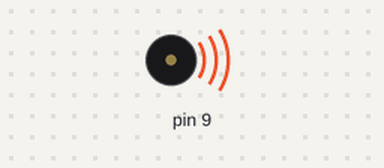
A sketch run on a simulated Arduino Uno, built with avr-gcc and run on an emulated ATmega328P. Parts: buzzer (waves = sounding).

Above: at 0.5 s.
At 3.7 s:
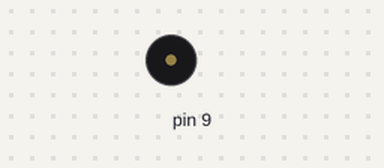
Timing chart, 0 to 4.6 s (numbered marks = the images above):
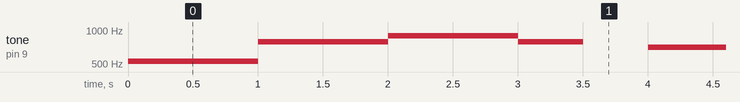

The sketch:

buzzer.ino
```cpp
int t = 500;
int me = 500;

void setup()
{
  pinMode(9, OUTPUT);
}

void loop()
{
  //do
  tone(9, 528, me);
  delay(t);

  tone(9, 528, me);
  delay(t);

  //SOL
  tone(9, 790.94, me);
  delay(t);

  tone(9, 790.94, me);
  delay(t);


  //LA
  tone(9, 888.1, me);
  delay(t);

  tone(9, 888.1, me);
  delay(t);

  //SOL
  tone(9, 790.94, me);
  delay(1000);

  //FA
  tone(9, 704.88, me);
  delay(t);

  tone(9, 704.88, me);
  delay(t);

  //MI
  tone(9, 665.28, me);
  delay(t);

  tone(9, 665.28, me);
  delay(t);

  //RE
  tone(9, 592.42, me);
  delay(t);

  tone(9, 592.42, me);
  delay(t);

  //do
  tone(9, 528, me);
  delay(1000);

  //FA
  tone(9, 704.88, me);
  delay(t);

  tone(9, 704.88, me);
  delay(t);

  //MI
  tone(9, 665.28, me);
  delay(t);

  tone(9, 665.28, me);
  delay(t);

  //RE
  tone(9, 592.42, me);
  delay(t);

  tone(9, 592.42, me);
  delay(t);

  //do
  tone(9, 528, me);
  delay(1000);

  //FA
  tone(9, 704.88, me);
  delay(t);

  tone(9, 704.88, me);
  delay(t);

  //MI
  tone(9, 665.28, me);
  delay(t);

  tone(9, 665.28, me);
  delay(t);

  //RE
  tone(9, 592.42, me);
  delay(t);

  tone(9, 592.42, me);
  delay(t);

  //do
  tone(9, 528, me);
  delay(1000);

  //do
  tone(9, 528, me);
  delay(t);

  tone(9, 528, me);
  delay(t);

  //SOL
  tone(9, 790.94, me);
  delay(t);

  tone(9, 790.94, me);
  delay(t);

  //LA
  tone(9, 888.1, me);
  delay(t);

  tone(9, 888.1, me);
  delay(t);

  //SOL
  tone(9, 790.94, me);
  delay(1000);

  //FA
  tone(9, 704.88, me);
  delay(t);

  tone(9, 704.88, me);
  delay(t);

  //MI
  tone(9, 665.28, me);
  delay(t);

  tone(9, 665.28, me);
  delay(t);

  //RE
  tone(9, 592.48, me);
  delay(t);

  tone(9, 592.48, me);
  delay(t);

  //do
  tone(9, 528, me);
  delay(1000);

}
```

Measured:
- by itself, tone on pin 9: plays 528 Hz for 1.0 s, 790 Hz for 1.0 s, 888 Hz for 1.0 s, 790 Hz for 0.50 s, 704 Hz for 1.0 s, 665 Hz for 1.0 s … (130 notes in this stretch)
